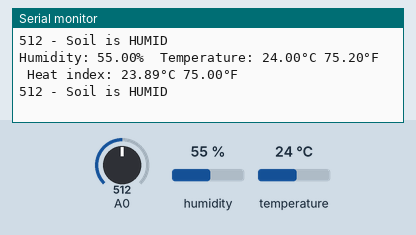
This sketch was run on a simulated Arduino Uno, built with avr-gcc and run on an emulated ATmega328P. Parts: the last lines printed to the serial monitor. The inputs (shaded band) are chosen by the test bench; at power-on: A0 = 512, humidity 55 %, temperature 24 °C.

Above: at 6.8 s.
6.9 s: A0 set to 583
At 10.6 s:
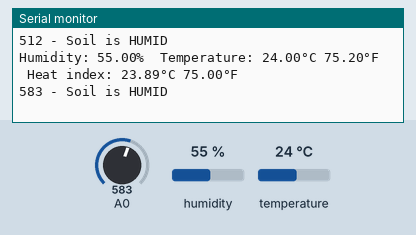
12.3 s: A0 set to 609
At 14.7 s:
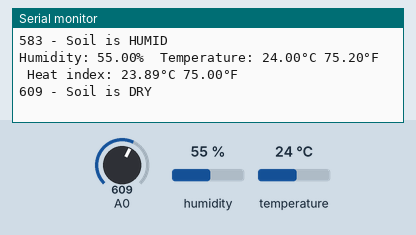
33.3 s: A0 set to 379
At 36.1 s:
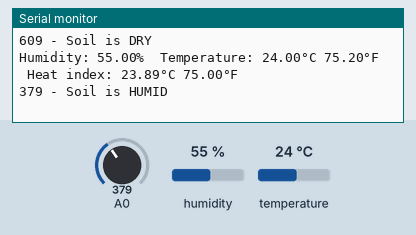
Timing chart, 0 to 37.6 s (numbered marks = the images above; inputs shaded):
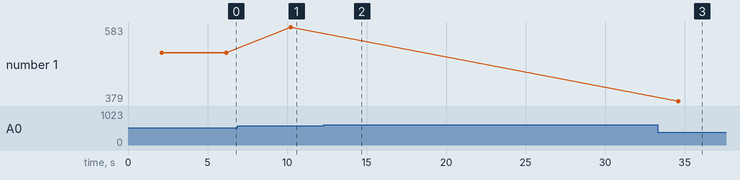

The sketch:

DHT_and_SoilM.ino
```cpp
#include<DHT.h>
#define DHTPIN 11
#define DHTTYPE DHT11

DHT dht(DHTPIN, DHTTYPE);

void setup() {
  pinMode(A0, INPUT);

  Serial.begin(9600);
  Serial.println(F("DHT11 testing!"));
  dht.begin();
}

void loop() {
  delay(2000);
  float h = dht.readHumidity();
  float t = dht.readTemperature();
  // Read temperature as Fahrenheit (isFahrenheit = true)
  float f = dht.readTemperature(true);

  // Check if any reads failed and exit early (to try again).
  if (isnan(h) || isnan(t) || isnan(f)) {
    Serial.println(F("Failed to read from DHT sensor!"));
    return;
  }

  // Compute heat index in Fahrenheit (the default)
  float hif = dht.computeHeatIndex(f, h);
  // Compute heat index in Celsius (isFahreheit = false)
  float hic = dht.computeHeatIndex(t, h, false);

  Serial.print(F("Humidity: "));
  Serial.print(h);
  Serial.print(F("%  Temperature: "));
  Serial.print(t);
  Serial.print(F("°C "));
  Serial.print(f);
  Serial.print(F("°F  Heat index: "));
  Serial.print(hic);
  Serial.print(F("°C "));
  Serial.print(hif);
  Serial.println(F("°F"));


//for soil moisture

  int mois = analogRead(A0);

  Serial.print(mois);
  //Serial.print(analogRead(A0));

  Serial.print(" - ");

  if (mois >= 1000) {
    Serial.println("Sensor is not in the Soil or DISCONNECTED");
  }

  if (mois < 1000
      && mois >= 600) {
    Serial.println("Soil is DRY");
  }

  if (mois < 600
      && mois >= 370) {
    Serial.println("Soil is HUMID");
  }

  if (mois < 370) {
    Serial.println("Sensor in WATER");
  }
  delay(2000);
}
```

Measured:
- the behaviour switches between 599 and 600 on A0 (found by bisection; images 1 and 2)
- after the input at 6.9 s, the serial monitor: prints a new line after 3.3 s (image 1)
- after the input at 12.3 s, the serial monitor: prints a new line after 2.0 s (image 2)
- after the input at 33.3 s, the serial monitor: prints a new line after 1.3 s (image 3)
- plotted number 1: 512 → 583 after the input at 6.9 s, 583 → 379 after the input at 33.3 s
